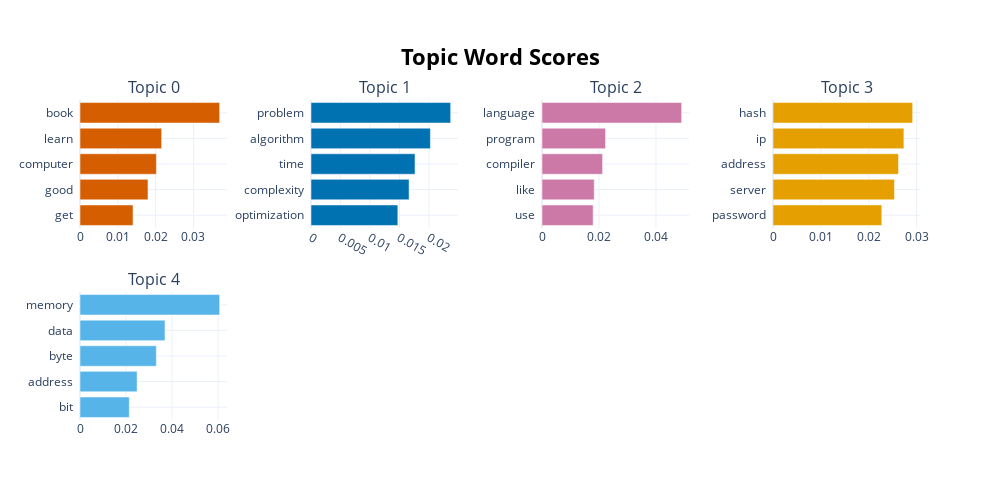

The notebook cell saved with this chart:
### Code cell
topic_model1.visualize_barchart(top_n_topics=10)

### Figure 1 — Plotly figure (JSON) as saved in the notebook; plotly's stock layout.template omitted (floating-point values rounded to 4 significant figures)
{"data": [{"marker": {"color": "#D55E00"}, "orientation": "h", "type": "bar", "x": [0.01402, 0.01798, 0.0202, 0.02158, 0.03692], "xaxis": "x", "y": ["get  ", "good  ", "computer  ", "learn  ", "book  "], "yaxis": "y"}, {"marker": {"color": "#0072B2"}, "orientation": "h", "type": "bar", "x": [0.01472, 0.01663, 0.01763, 0.02024, 0.02367], "xaxis": "x2", "y": ["optimization  ", "complexity  ", "time  ", "algorithm  ", "problem  "], "yaxis": "y2"}, {"marker": {"color": "#CC79A7"}, "orientation": "h", "type": "bar", "x": [0.01794, 0.01833, 0.02125, 0.0223, 0.049], "xaxis": "x3", "y": ["use  ", "like  ", "compiler  ", "program  ", "language  "], "yaxis": "y3"}, {"marker": {"color": "#E69F00"}, "orientation": "h", "type": "bar", "x": [0.02272, 0.02537, 0.02621, 0.02733, 0.02916], "xaxis": "x4", "y": ["password  ", "server  ", "address  ", "ip  ", "hash  "], "yaxis": "y4"}, {"marker": {"color": "#56B4E9"}, "orientation": "h", "type": "bar", "x": [0.02141, 0.02481, 0.03315, 0.03691, 0.06066], "xaxis": "x5", "y": ["bit  ", "address  ", "byte  ", "data  ", "memory  "], "yaxis": "y5"}], "layout": {"annotations": [{"font": {"size": 16}, "showarrow": false, "text": "Topic 0", "x": 0.0875, "xanchor": "center", "xref": "paper", "y": 1, "yanchor": "bottom", "yref": "paper"}, {"font": {"size": 16}, "showarrow": false, "text": "Topic 1", "x": 0.3625, "xanchor": "center", "xref": "paper", "y": 1, "yanchor": "bottom", "yref": "paper"}, {"font": {"size": 16}, "showarrow": false, "text": "Topic 2", "x": 0.6375, "xanchor": "center", "xref": "paper", "y": 1, "yanchor": "bottom", "yref": "paper"}, {"font": {"size": 16}, "showarrow": false, "text": "Topic 3", "x": 0.9125, "xanchor": "center", "xref": "paper", "y": 1, "yanchor": "bottom", "yref": "paper"}, {"font": {"size": 16}, "showarrow": false, "text": "Topic 4", "x": 0.0875, "xanchor": "center", "xref": "paper", "y": 0.4, "yanchor": "bottom", "yref": "paper"}], "height": 500, "hoverlabel": {"bgcolor": "white", "font": {"family": "Rockwell", "size": 16}}, "showlegend": false, "title": {"font": {"color": "Black", "size": 22}, "text": "<b>Topic Word Scores", "x": 0.5, "xanchor": "center", "yanchor": "top"}, "width": 1000, "xaxis": {"anchor": "y", "domain": [0, 0.175], "showgrid": true}, "xaxis2": {"anchor": "y2", "domain": [0.275, 0.45], "showgrid": true}, "xaxis3": {"anchor": "y3", "domain": [0.55, 0.725], "showgrid": true}, "xaxis4": {"anchor": "y4", "domain": [0.825, 1], "showgrid": true}, "xaxis5": {"anchor": "y5", "domain": [0, 0.175], "showgrid": true}, "xaxis6": {"anchor": "y6", "domain": [0.275, 0.45], "showgrid": true}, "xaxis7": {"anchor": "y7", "domain": [0.55, 0.725], "showgrid": true}, "xaxis8": {"anchor": "y8", "domain": [0.825, 1], "showgrid": true}, "yaxis": {"anchor": "x", "domain": [0.6, 1], "showgrid": true}, "yaxis2": {"anchor": "x2", "domain": [0.6, 1], "showgrid": true}, "yaxis3": {"anchor": "x3", "domain": [0.6, 1], "showgrid": true}, "yaxis4": {"anchor": "x4", "domain": [0.6, 1], "showgrid": true}, "yaxis5": {"anchor": "x5", "domain": [0, 0.4], "showgrid": true}, "yaxis6": {"anchor": "x6", "domain": [0, 0.4], "showgrid": true}, "yaxis7": {"anchor": "x7", "domain": [0, 0.4], "showgrid": true}, "yaxis8": {"anchor": "x8", "domain": [0, 0.4], "showgrid": true}}}
